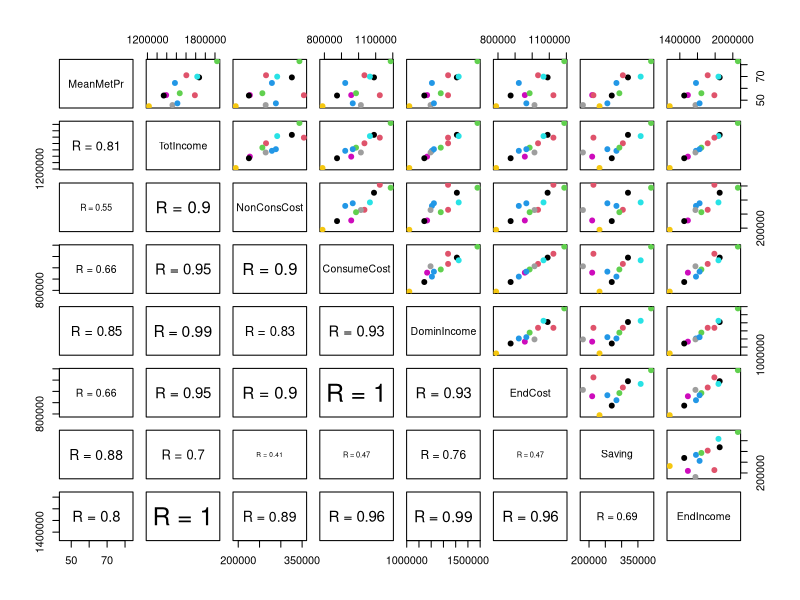
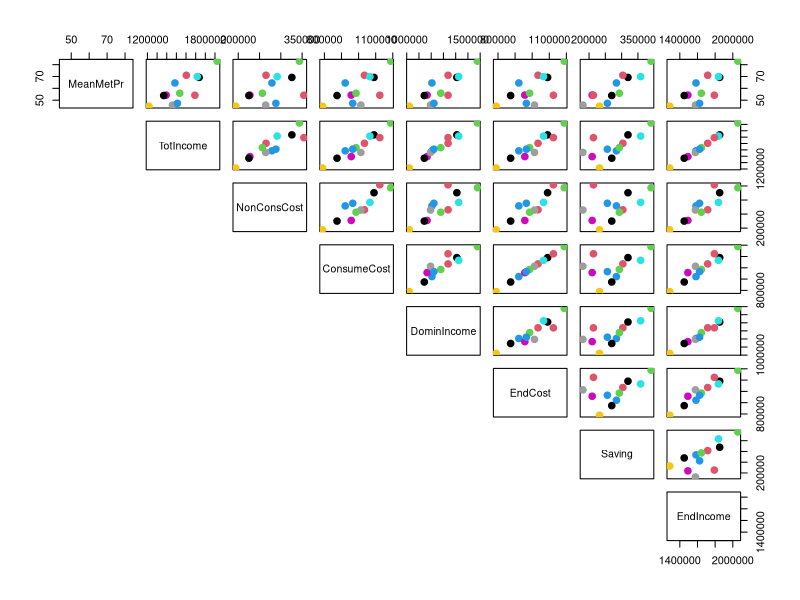
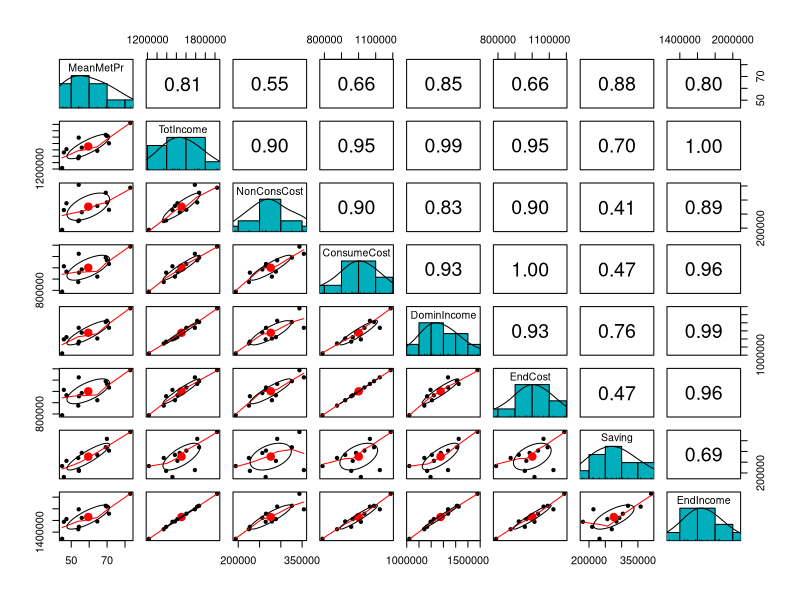
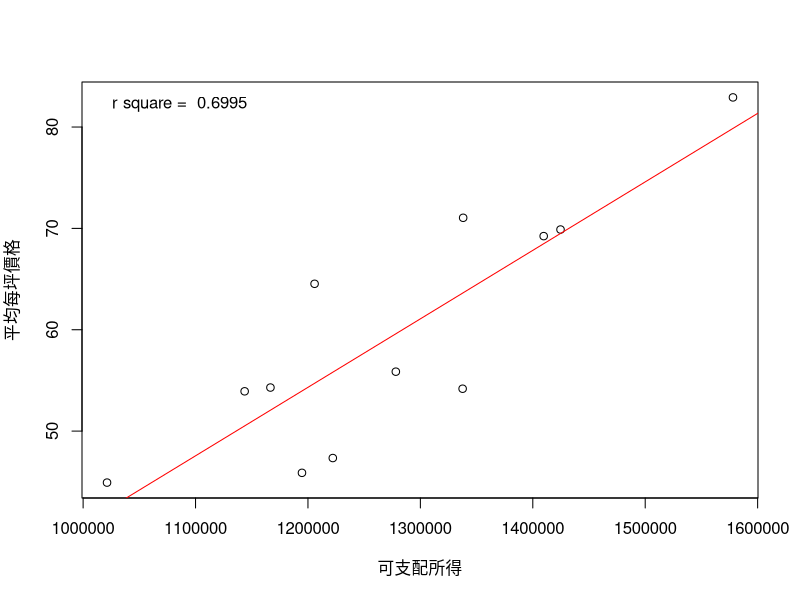
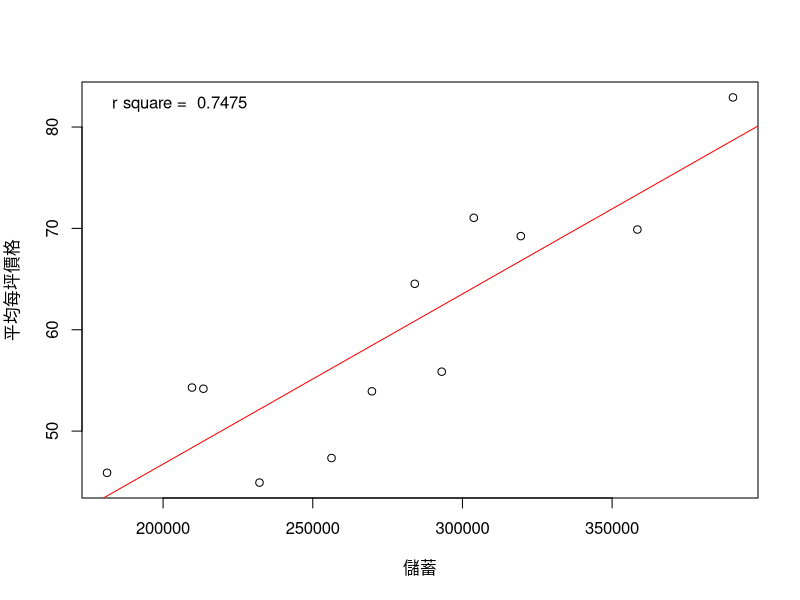
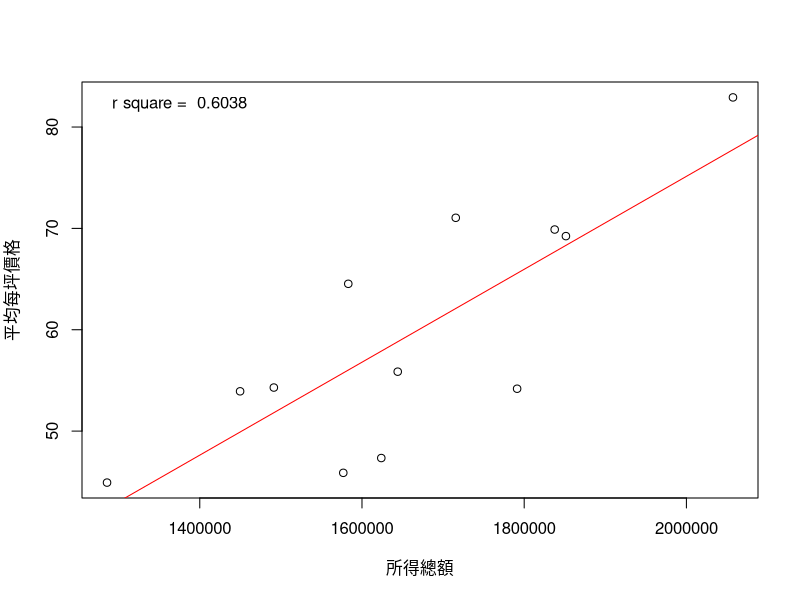
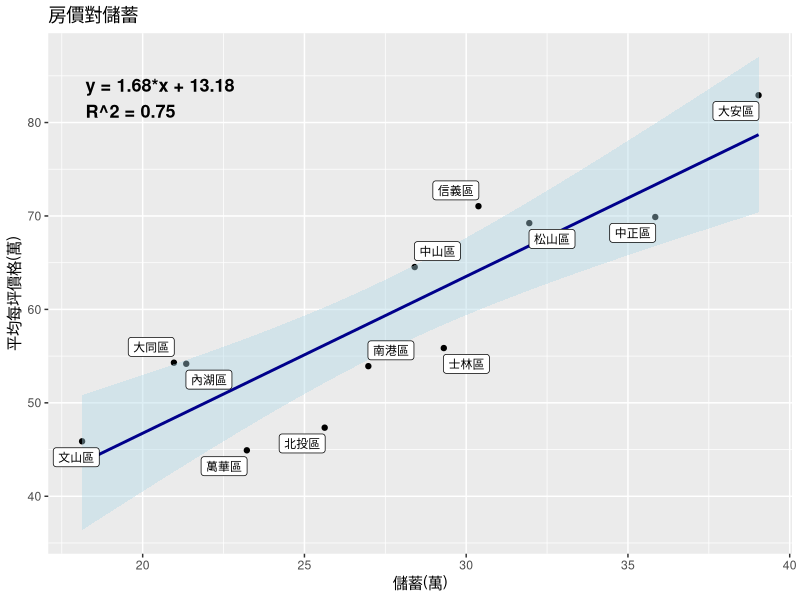
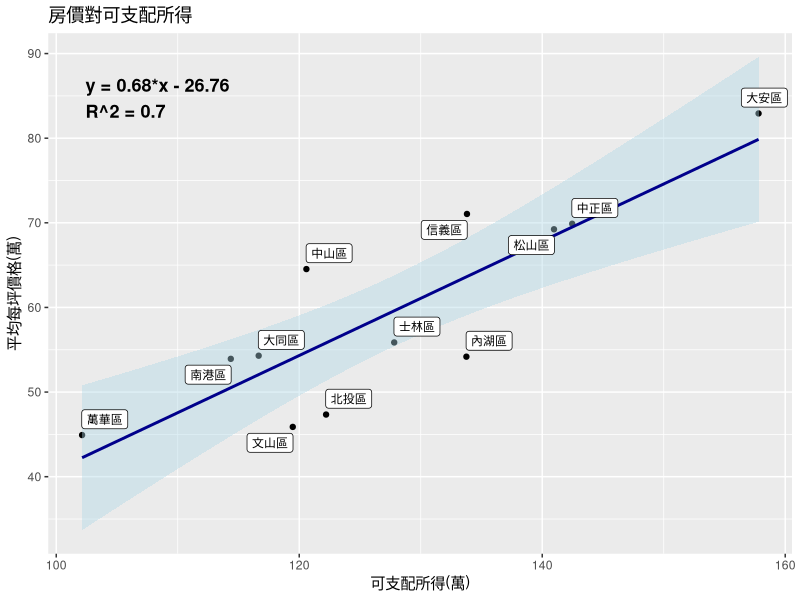

These charts were generated, in order, by the following R code:
rm(list = ls())

allData <- read.csv("SinyiClean.csv")
AreaList <- c("松山區","信義區","大安區","中山區","中正區","大同區","萬華區","文山區","南港區","內湖區","士林區","北投區")
AreaIndex <- data.frame(Index=1:12, Area=AreaList)

# calculate mean MetPr
All12 = allData[allData$TotPr<12000,] # cut extreme values
All12 = All12[All12$MetPr<250,] # cut extreme values
meanPrice <- data.frame("Area"=c(1:12),"MeanMetPr"=0)
for (i in 1:nrow(meanPrice)){
  target <- All12[(All12$Area == i),]
  meanPrice$MeanMetPr[i] <- mean(target$MetPr,na.rm=TRUE)
}

# Correlation: MeanMetPr to avgConsume
aIncome <- read.csv("aIncome.csv")
FINAL <- merge(aIncome, meanPrice, by="Area")

#write.csv(FINAL,"SinyiDist.csv")

col_title <- c("行政區","年","所得收入總計","非消費支出","消費支出","可支配所得","最終消費支出","儲蓄","所得總額","平均每坪價格")

# OVERALL plot complicated
  # Correlation panel
panel.cor <- function(x, y){
  usr <- par("usr"); on.exit(par(usr))
  par(usr = c(0, 1, 0, 1))
  r <- round(cor(x, y), digits=2)
  txt <- paste0("R = ", r)
  cex.cor <- 0.8/strwidth(txt)
  text(0.5, 0.5, txt, cex = cex.cor * r)
}
  # Customize upper panel
my_cols <- c(1:12)
upper.panel<-function(x, y){
  points(x,y, pch = 19, col = my_cols[FINAL$Area])
}
  # Create the plots
pairs(FINAL[,c(10,3:9)], 
      lower.panel = panel.cor,
      upper.panel = upper.panel)

# OVERALL plot simple
pairs(FINAL[,c(10,3:9)],pch=20, cex=2, col = my_cols[FINAL$Area], lower.panel = NULL)


# Another OVERALL plot
library(psych)
pairs.panels(FINAL[,c(10,3:9)], 
             method = "pearson", # correlation method
             hist.col = "#00AFBB",
             density = TRUE,  # show density plots
             ellipses = TRUE # show correlation ellipses
)


# 3 highest correlated

  # plot MeanMetPr to DominIncome
x_lab=col_title[grep("DominIncome", colnames(FINAL))]
y_lab=col_title[grep("MeanMetPr", colnames(FINAL))]
DF <- data.frame(VAR1=FINAL$DominIncome, VAR2=FINAL$MeanMetPr)
with(DF, plot(VAR1, VAR2, xlab=x_lab, ylab=y_lab))
abline(fit <- lm(VAR2 ~ VAR1, data=DF), col='red')
legend("topleft", bty="n", legend=paste("r square = ", format(summary(fit)$adj.r.squared, digits=4)))

  # plot MeanMetPr to Saving
x_lab=col_title[grep("Saving", colnames(FINAL))]
y_lab=col_title[grep("MeanMetPr", colnames(FINAL))]
DF <- data.frame(VAR1=FINAL$Saving, VAR2=FINAL$MeanMetPr)
with(DF, plot(VAR1, VAR2, xlab=x_lab, ylab=y_lab))
abline(fit <- lm(VAR2 ~ VAR1, data=DF), col='red')
legend("topleft", bty="n", legend=paste("r square = ", format(summary(fit)$adj.r.squared, digits=4)))

  # plot MeanMetPr to endIncome
x_lab=col_title[grep("EndIncome", colnames(FINAL))]
y_lab=col_title[grep("MeanMetPr", colnames(FINAL))]
DF <- data.frame(VAR1=FINAL$EndIncome, VAR2=FINAL$MeanMetPr)
with(DF, plot(VAR1, VAR2, xlab=x_lab, ylab=y_lab))
abline(fit <- lm(VAR2 ~ VAR1, data=DF), col='red')
legend("topleft", bty="n", legend=paste("r square = ", format(summary(fit)$adj.r.squared, digits=4)))

# correlation by ggplot2
library(ggplot2)
library(ggrepel)
library(grid)

DF <- data.frame(VAR1=FINAL$Saving/10000, VAR2=FINAL$MeanMetPr, Area=FINAL$Area)
rownames(DF) <- AreaList[DF$Area]
reg <- lm(VAR2~VAR1,data=DF)
coeff <- coefficients(reg)
eq = paste0("y = ", round(coeff[2],2), "*x ", ifelse(coeff[1]<0, "- ", "+ "), abs(round(coeff[1],2)))
r_sq = paste0("R^2 = ", round(summary(reg)$adj.r.squared, 2))
p <- ggplot(DF,aes(VAR1, VAR2, label = rownames(DF)))
p <- p + geom_point() + geom_smooth(method=lm, fill='lightblue', color='darkblue', size=1)
p <- p + geom_label_repel(size=3,aes(label=rownames(DF)))
p <- p + labs(x = "儲蓄(萬)", y = "平均每坪價格(萬)", title = "房價對儲蓄") 
annot <- grobTree(textGrob(eq, x=0.05, y=0.9, hjust=0, gp=gpar(col="black", fontsize=13, fontface="bold")),
                  textGrob(r_sq, x=0.05, y=0.85, hjust=0 , gp=gpar(col="black", fontsize=13, fontface="bold")))
p <- p+ annotation_custom(annot)
p # MrtPr to Saving

DF <- data.frame(VAR1=FINAL$DominIncome/10000, VAR2=FINAL$MeanMetPr, Area=FINAL$Area)
rownames(DF) <- AreaList[DF$Area]
reg <- lm(VAR2~VAR1,data=DF)
coeff <- coefficients(reg)
eq = paste0("y = ", round(coeff[2],2), "*x ", ifelse(coeff[1]<0, "- ", "+ "), abs(round(coeff[1],2)))
r_sq = paste0("R^2 = ", round(summary(reg)$adj.r.squared, 2))
p <- ggplot(DF,aes(VAR1, VAR2, label = rownames(DF)))
p <- p + geom_point() + geom_smooth(method=lm, fill='lightblue', color='darkblue', size=1)
p <- p + geom_label_repel(size=3,aes(label=rownames(DF)))
p <- p + labs(x = "可支配所得(萬)", y = "平均每坪價格(萬)", title = "房價對可支配所得") 
annot <- grobTree(textGrob(eq, x=0.05, y=0.9, hjust=0, gp=gpar(col="black", fontsize=13, fontface="bold")),
                  textGrob(r_sq, x=0.05, y=0.85, hjust=0 , gp=gpar(col="black", fontsize=13, fontface="bold")))
p <- p+ annotation_custom(annot)
p # MrtPr to DominIncome

DF <- data.frame(VAR1=FINAL$EndIncome/10000, VAR2=FINAL$MeanMetPr, Area=FINAL$Area)
rownames(DF) <- AreaList[DF$Area]
reg <- lm(VAR2~VAR1,data=DF)
coeff <- coefficients(reg)
eq = paste0("y = ", round(coeff[2],2), "*x ", ifelse(coeff[1]<0, "- ", "+ "), abs(round(coeff[1],2)))
r_sq = paste0("R^2 = ", round(summary(reg)$adj.r.squared, 2))
p <- ggplot(DF,aes(VAR1, VAR2, label = rownames(DF)))
p <- p + geom_point() + geom_smooth(method=lm, fill='lightblue', color='darkblue', size=1)
p <- p + geom_label_repel(size=3,aes(label=rownames(DF)))
p <- p + labs(x = "所得總額(萬)", y = "平均每坪價格(萬)", title = "房價對所得總額") 
annot <- grobTree(textGrob(eq, x=0.05, y=0.9, hjust=0, gp=gpar(col="black", fontsize=13, fontface="bold")),
                  textGrob(r_sq, x=0.05, y=0.85, hjust=0 , gp=gpar(col="black", fontsize=13, fontface="bold")))
p <- p+ annotation_custom(annot)
p # MrtPr to EndIncome
